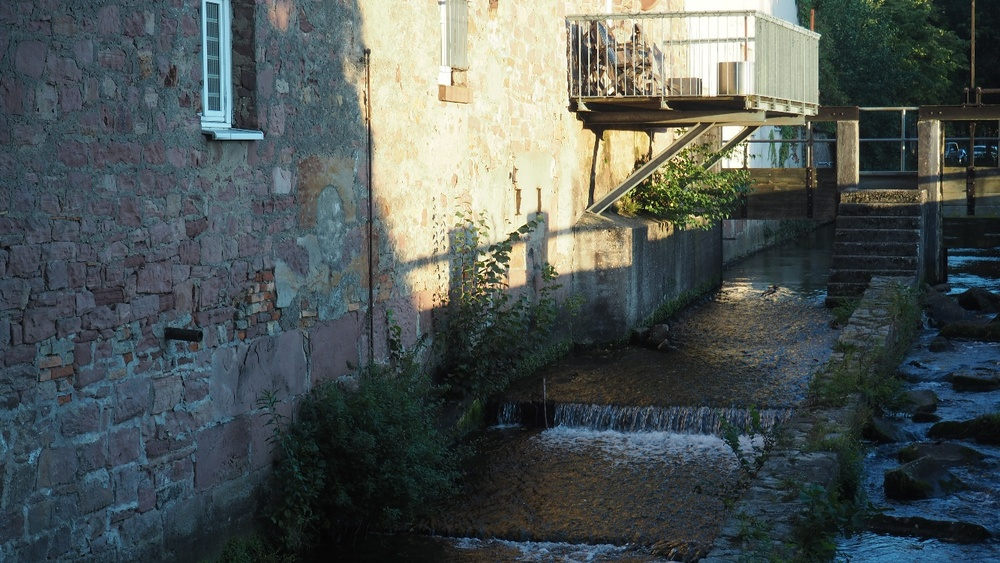
#> input picture stitching-main - Copy/stitching-main/tests/testdata/weir_1.jpg, 1000 x 563 px, shrunk from 1333 x 750 before the run, found by its file name
$ python imageSeparator.py
#> lines starting #> are read from the running program, lines starting #| are printed output that depends on the picture
from PIL import Image
import random

def split_image_random(image_path, output_dir):
#> called with image_path = 'weir_1.jpg', output_dir = '..'
    original_image = Image.open(image_path)
#> original_image is the input picture: PIL image 1000x563 RGB; mean R, G, B 78.1, 86.4, 85.2
    width, height = original_image.size
#> width = 1000; height = 563

    # Calculate the height of each segment
    segment_height = height // 3
#> segment_height = 187

    # Generate random widths for the three components with overlap
    left_width = random.randint(50, width // 2)  # Adjust the range as needed
#> left_width = 482
    right_width = random.randint(50, width // 2)  # Adjust the range as needed
#> right_width = 247
    middle_width = width - left_width - right_width + width*.3*random.random()  # Slightly differing widths with overlap
#> middle_width = 498.4

    # Split the image into three components with overlap
    left_image = original_image.crop((0, 0, left_width, height))
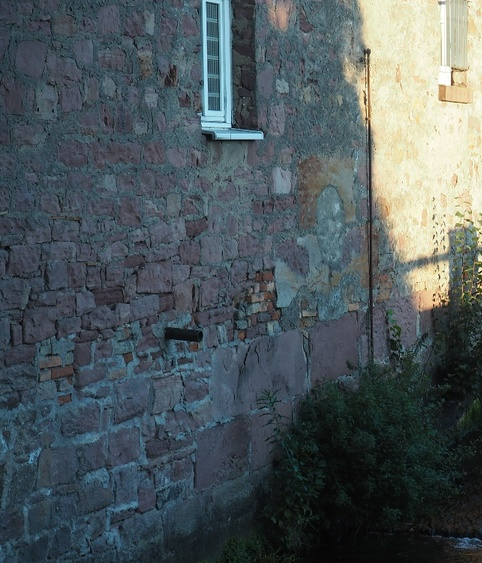
#> left_image: PIL image 482x563 RGB; mean R, G, B 77.5, 88.3, 91.7
    overlap1 = width*.3*random.random()
#> overlap1 = 126.2
    overlap2 = width*.3*random.random()
#> overlap2 = 77.68
    middle_image = original_image.crop((left_width - overlap1, 0, left_width + middle_width + overlap2, height))
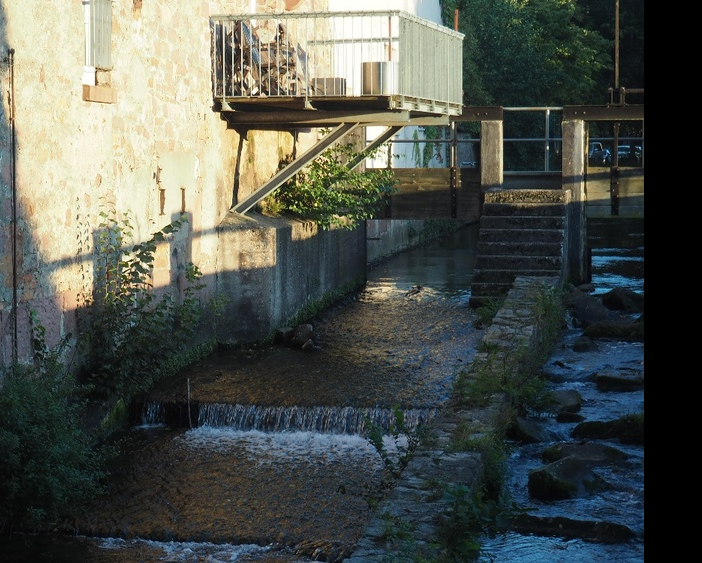
#> middle_image: PIL image 702x563 RGB; mean R, G, B 79.9, 84.5, 77.8
    right_image = original_image.crop((left_width + middle_width - overlap2, 0, width, height))
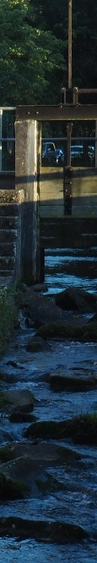
#> right_image: PIL image 97x563 RGB; mean R, G, B 33.1, 46.2, 52.8

    # Save the three components
    left_image.save(f"left_image.jpg")
    middle_image.save(f"middle_image.jpg")
    right_image.save(f"right_image.jpg")

if __name__ == "__main__":
    image_path = "weir_1.jpg"  # Replace with the path to your input image
    output_directory = '..'  # Replace with the directory where you want to save the output images

    split_image_random(image_path, output_directory)

$ run again, with stitching-main - Copy/stitching-main/tests/testdata/weir_2.jpg copied over stitching-main - Copy/stitching-main/tests/testdata/weir_1.jpg
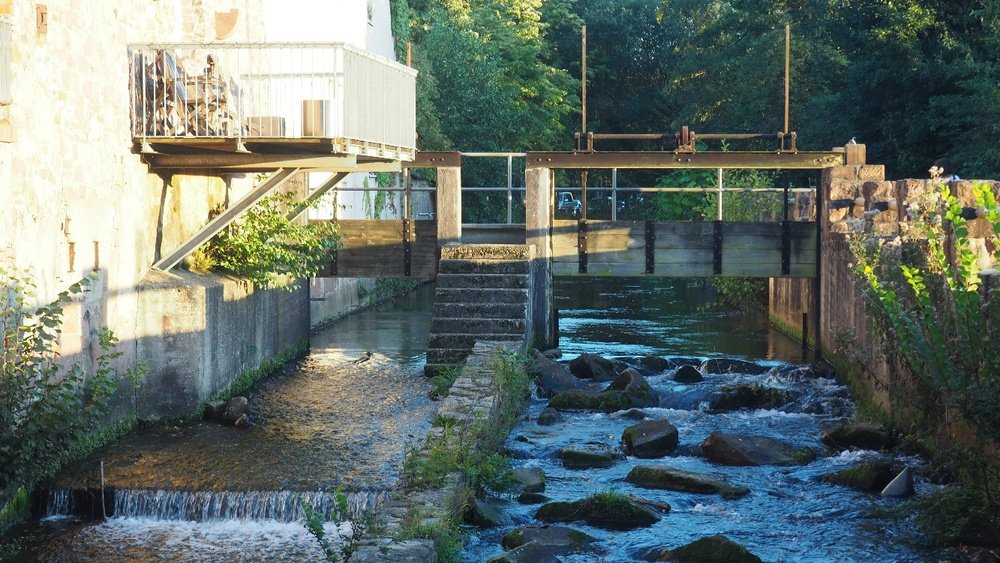
#> input picture stitching-main - Copy/stitching-main/tests/testdata/weir_2.jpg, 1000 x 563 px, shrunk from 1333 x 750 before the run, found by its file name
#> in split_image_random, original_image is the input picture: PIL image 1000x563 RGB; mean R, G, B 99.3, 111.8, 106.2
#> in split_image_random, `middle_image = original_image.crop((left_width - overlap1, 0, left_wid..`:
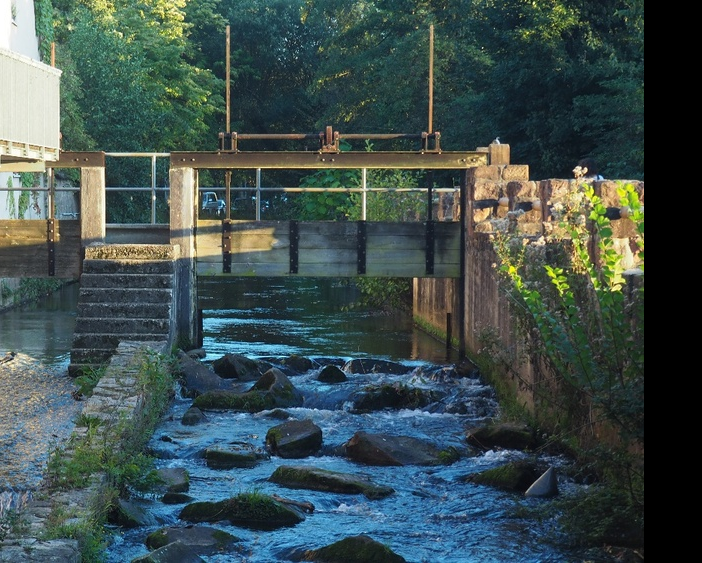
#> middle_image: PIL image 702x563 RGB; mean R, G, B 61.9, 78.6, 77.9
#> in split_image_random, `right_image = original_image.crop((left_width + middle_width - overlap..`:
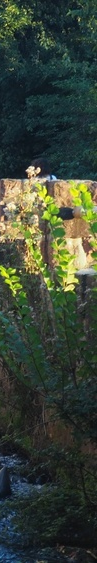
#> right_image: PIL image 97x563 RGB; mean R, G, B 56.8, 66.8, 54

$ run again, with stitching-main - Copy/stitching-main/tests/testdata/weir_3.jpg copied over stitching-main - Copy/stitching-main/tests/testdata/weir_1.jpg
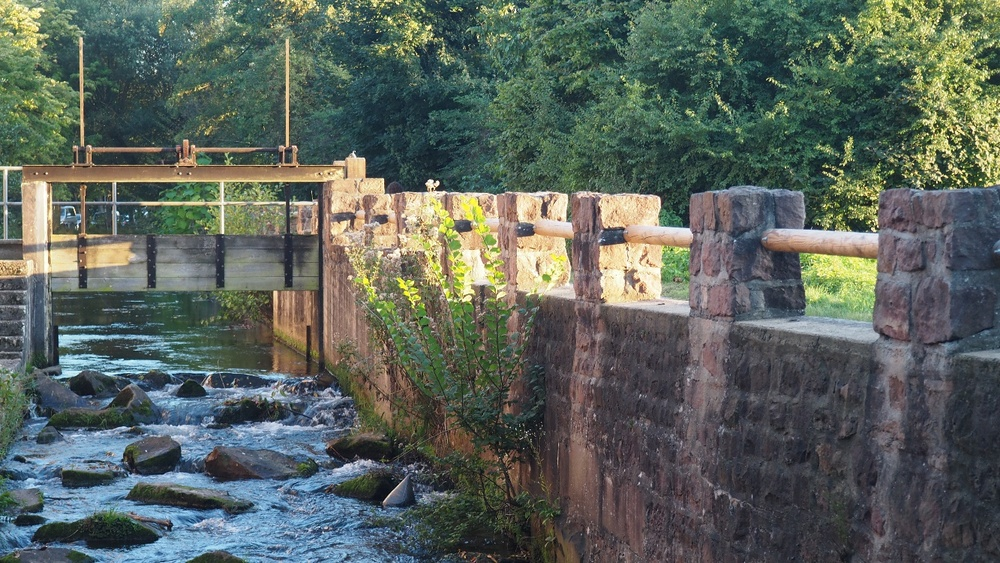
#> input picture stitching-main - Copy/stitching-main/tests/testdata/weir_3.jpg, 1000 x 563 px, shrunk from 1333 x 750 before the run, found by its file name
#> in split_image_random, original_image is the input picture: PIL image 1000x563 RGB; mean R, G, B 90.7, 99.9, 92.6
#> in split_image_random, `middle_image = original_image.crop((left_width - overlap1, 0, left_wid..`:
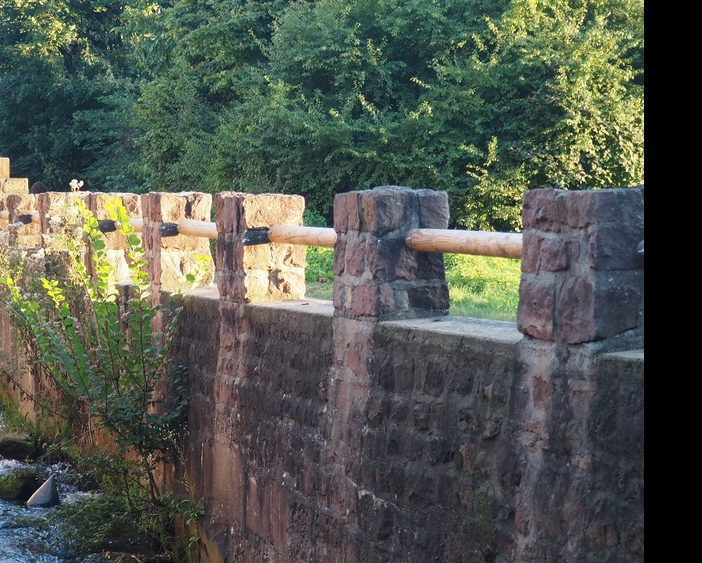
#> middle_image: PIL image 702x563 RGB; mean R, G, B 81.1, 86.9, 78
#> in split_image_random, `right_image = original_image.crop((left_width + middle_width - overlap..`:
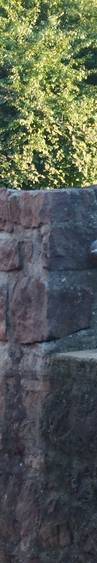
#> right_image: PIL image 97x563 RGB; mean R, G, B 85.5, 91.9, 82.6

$ run again, with stitching-main - Copy/stitching-main/tests/testdata/boat1.jpg copied over stitching-main - Copy/stitching-main/tests/testdata/weir_1.jpg
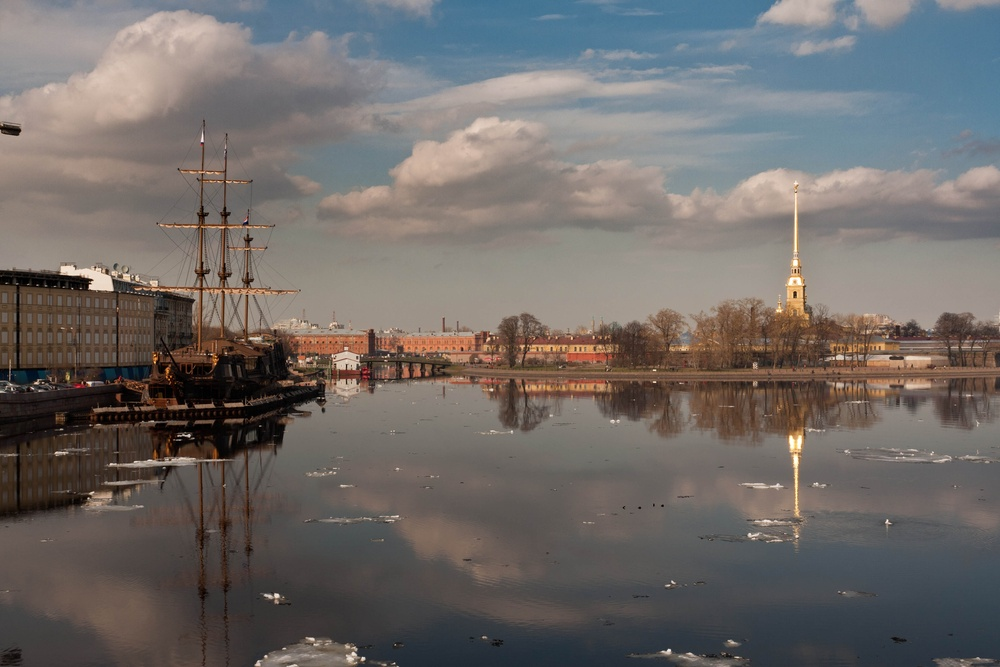
#> input picture stitching-main - Copy/stitching-main/tests/testdata/boat1.jpg, 1000 x 667 px, shrunk from 3888 x 2592 before the run, found by its file name
#> in split_image_random, original_image is the input picture: PIL image 1000x667 RGB; mean R, G, B 111.8, 106.6, 104
#> in split_image_random, `middle_image = original_image.crop((left_width - overlap1, 0, left_wid..`:
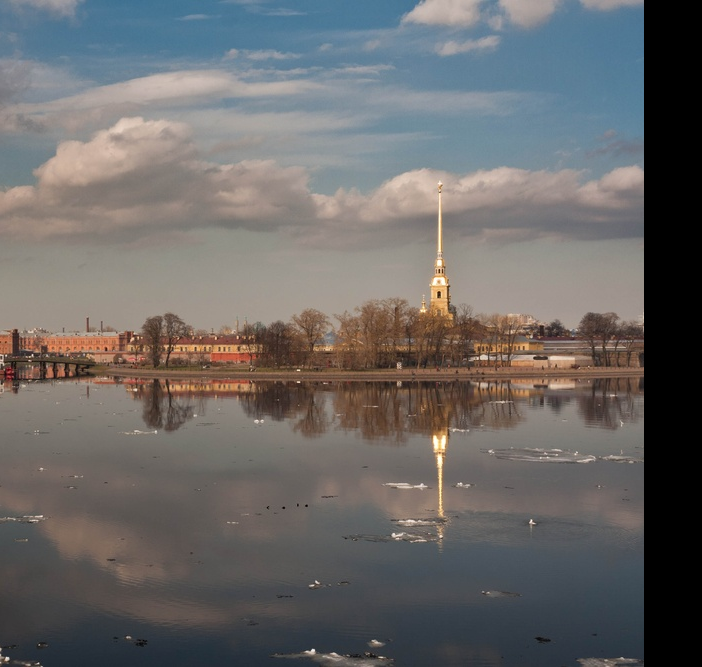
#> middle_image: PIL image 702x667 RGB; mean R, G, B 106.1, 104, 103.2
#> in split_image_random, `right_image = original_image.crop((left_width + middle_width - overlap..`:
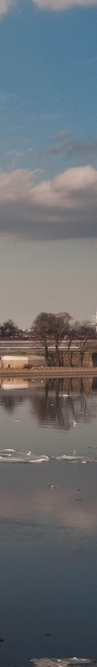
#> right_image: PIL image 97x667 RGB; mean R, G, B 105.4, 109.4, 113.8
